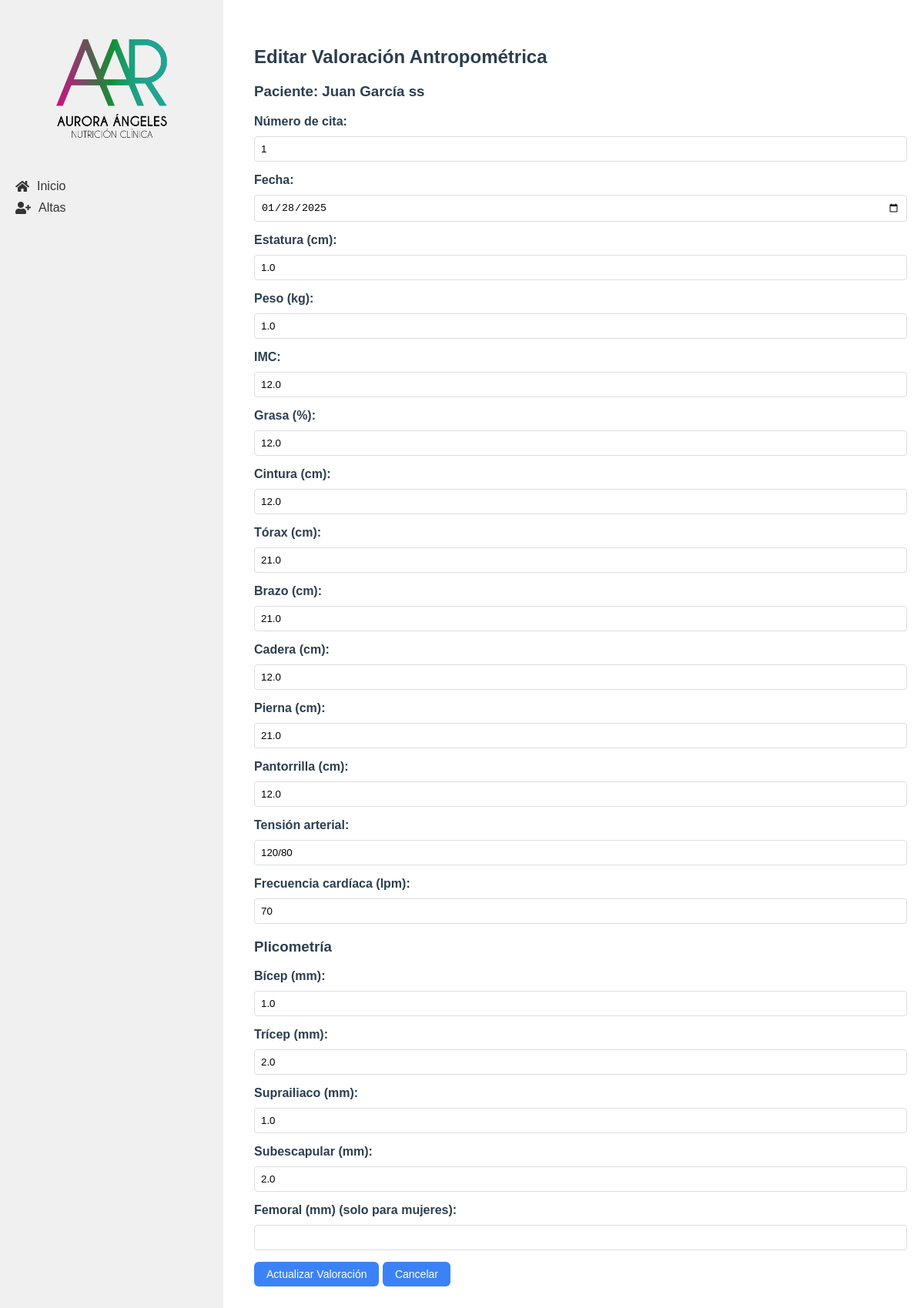
/valoraciones/3/editar, run on the app's committed database.
### tables this page shows
CREATE TABLE "pacientes" (
    id INTEGER PRIMARY KEY AUTOINCREMENT,
    nombre TEXT NOT NULL,
    apellido_paterno TEXT NOT NULL,
    apellido_materno TEXT NOT NULL,
    fecha_nacimiento TEXT NOT NULL,
    telefono TEXT,
    correo TEXT UNIQUE NOT NULL,
    ciudad TEXT NOT NULL, `status` TEXT,
    fecha_registro TIMESTAMP DEFAULT CURRENT_TIMESTAMP
);

CREATE TABLE "valoracion_antropometrica" (
    id INTEGER PRIMARY KEY AUTOINCREMENT,
    paciente_id INTEGER NOT NULL,
    numero_cita INTEGER NOT NULL,
    fecha DATE NOT NULL,
    estatura FLOAT NOT NULL,
    peso FLOAT NOT NULL,
    imc FLOAT NOT NULL,
    grasa FLOAT NOT NULL,
    cintura FLOAT NOT NULL,
    torax FLOAT NOT NULL,
    brazo FLOAT NOT NULL,
    cadera FLOAT NOT NULL,
    pierna FLOAT NOT NULL,
    pantorrilla FLOAT NOT NULL,
    tension_arterial TEXT NOT NULL,
    frecuencia_cardiaca INTEGER NOT NULL,
    bicep FLOAT NOT NULL,
    tricep FLOAT NOT NULL,
    suprailiaco FLOAT NOT NULL,
    subescapular FLOAT NOT NULL,
    femoral FLOAT,
    porcentaje_grasa FLOAT NOT NULL,
    ultima_dieta TEXT,
    FOREIGN KEY (paciente_id) REFERENCES pacientes (id)
);

### app/controllers/valoracion_antropometrica.py (the view, shortened to what this page needs)
@valoracion.route('/valoraciones/<int:valoracion_id>/editar', methods=['GET', 'POST'])
def editar_valoracion(valoracion_id):
    valoracion = ValoracionAntropometrica.obtener_por_id(valoracion_id)
    if not valoracion:
        flash('Valoración no encontrada', 'error')
        return redirect(url_for('valoracion.todas_valoraciones'))
    paciente = Paciente.obtener_por_id(valoracion['paciente_id'])
    return render_template('editar_valoracion.html', valoracion=valoracion, paciente=paciente)

### app/db.py (called while the page is built)
def get_db():
    if 'db' not in g:
        g.db = sqlite3.connect(
            'pacientes.db',
            detect_types=sqlite3.PARSE_DECLTYPES
        )
        g.db.row_factory = sqlite3.Row
    return g.db

def query_db(query, args=(), one=False):
    cur = get_db().execute(query, args)
    rv = cur.fetchall()
    cur.close()
    return (rv[0] if rv else None) if one else rv

### app/models/paciente.py (called while the page is built)
    @staticmethod
    def obtener_por_id(id):
        return query_db('SELECT * FROM pacientes WHERE id = ?', [id], one=True)

### app/models/valoracion_antropometrica.py (called while the page is built)
    @staticmethod
    def obtener_por_id(valoracion_id):
        return query_db('SELECT * FROM valoracion_antropometrica WHERE id = ?', [valoracion_id], one=True)

### app/templates/editar_valoracion.html (shortened to what this page needs)
{% extends "base.html" %}
{% block content %}
<div class="valoracion-container">
    <h2>Editar Valoración Antropométrica</h2>
    <h3>Paciente: {{ paciente['nombre'] }} {{ paciente['apellido_paterno'] }} {{ paciente['apellido_materno'] }}</h3>
    <form id="formValoracion" method="POST">
        <div class="form-group">
            <label for="numero_cita" class="form-label">Número de cita:</label>
            <input type="number" id="numero_cita" name="numero_cita" class="form-input" value="{{ valoracion['numero_cita'] }}" required>
        </div>
        <div class="form-group">
            <label for="fecha" class="form-label">Fecha:</label>
            <input type="date" id="fecha" name="fecha" class="form-input" value="{{ valoracion['fecha'] }}" required>
        </div>
        <div class="form-group">
            <label for="estatura" class="form-label">Estatura (cm):</label>
            <input type="number" id="estatura" name="estatura" step="0.1" class="form-input" value="{{ valoracion['estatura'] }}" required>
        </div>
        <div class="form-group">
            <label for="peso" class="form-label">Peso (kg):</label>
            <input type="number" id="peso" name="peso" step="0.1" class="form-input" value="{{ valoracion['peso'] }}" required>
        </div>
        <div class="form-group">
            <label for="imc" class="form-label">IMC:</label>
            <input type="number" id="imc" name="imc" step="0.01" class="form-input" value="{{ valoracion['imc'] }}" required>
        </div>
        <div class="form-group">
            <label for="grasa" class="form-label">Grasa (%):</label>
            <input type="number" id="grasa" name="grasa" step="0.1" class="form-input" value="{{ valoracion['grasa'] }}" required>
        </div>
        <div class="form-group">
            <label for="cintura" class="form-label">Cintura (cm):</label>
            <input type="number" id="cintura" name="cintura" step="0.1" class="form-input" value="{{ valoracion['cintura'] }}" required>
        </div>
        <div class="form-group">
            <label for="torax" class="form-label">Tórax (cm):</label>
            <input type="number" id="torax" name="torax" step="0.1" class="form-input" value="{{ valoracion['torax'] }}" required>
        </div>
        <div class="form-group">
            <label for="brazo" class="form-label">Brazo (cm):</label>
            <input type="number" id="brazo" name="brazo" step="0.1" class="form-input" value="{{ valoracion['brazo'] }}" required>
        </div>
        <div class="form-group">
            <label for="cadera" class="form-label">Cadera (cm):</label>
            <input type="number" id="cadera" name="cadera" step="0.1" class="form-input" value="{{ valoracion['cadera'] }}" required>
        </div>
        <div class="form-group">
            <label for="pierna" class="form-label">Pierna (cm):</label>
            <input type="number" id="pierna" name="pierna" step="0.1" class="form-input" value="{{ valoracion['pierna'] }}" required>
        </div>
        <div class="form-group">
            <label for="pantorrilla" class="form-label">Pantorrilla (cm):</label>
            <input type="number" id="pantorrilla" name="pantorrilla" step="0.1" class="form-input" value="{{ valoracion['pantorrilla'] }}" required>
        </div>
        <div class="form-group">
            <label for="tension_arterial" class="form-label">Tensión arterial:</label>
            <input type="text" id="tension_arterial" name="tension_arterial" class="form-input" required placeholder="Ej: 120/80" value="{{ valoracion['tension_arterial'] }}" required>
        </div>
        <div class="form-group">
            <label for="frecuencia_cardiaca" class="form-label">Frecuencia cardíaca (lpm):</label>
            <input type="number" id="frecuencia_cardiaca" name="frecuencia_cardiaca" class="form-input" value="{{ valoracion['frecuencia_cardiaca'] }}" required>
        </div>
        <h3>Plicometría</h3>
        <div class="form-group">
            <label for="bicep" class="form-label">Bícep (mm):</label>
            <input type="number" id="bicep" name="bicep" step="0.1" class="form-input" value="{{ valoracion['bicep'] }}" required>
        </div>
        <div class="form-group">
            <label for="tricep" class="form-label">Trícep (mm):</label>
            <input type="number" id="tricep" name="tricep" step="0.1" class="form-input" value="{{ valoracion['tricep'] }}" required>
        </div>
        <div class="form-group">
            <label for="suprailiaco" class="form-label">Suprailiaco (mm):</label>
            <input type="number" id="suprailiaco" name="suprailiaco" step="0.1" class="form-input" value="{{ valoracion['suprailiaco'] }}" required>
        </div>
        <div class="form-group">
            <label for="subescapular" class="form-label">Subescapular (mm):</label>
            <input type="number" id="subescapular" name="subescapular" step="0.1" class="form-input" value="{{ valoracion['subescapular'] }}" required>
        </div>
        <div class="form-group">
            <label for="femoral" class="form-label">Femoral (mm) (solo para mujeres):</label>
            <input type="number" id="femoral" name="femoral" step="0.1" class="form-input" value="{{ valoracion['femoral'] }}">
        </div>
        <button type="submit" class="action-button">Actualizar Valoración</button>
        <a href="{{ url_for('valoracion.detalle_valoracion', valoracion_id=valoracion['id']) }}" class="action-button">Cancelar</a>
    </form>
</div>
{% endblock %}

### app/static/css/style.css (style rules this page uses)
body { font-family: Arial, sans-serif; margin: 0; padding: 0; color: #2c3e50; }
.form-group { margin-bottom: 15px; }
.form-label { display: block; margin-bottom: 5px; }
.form-input { width: 100%; padding: 8px; border: 1px solid #ddd; border-radius: 4px; }
.action-button { display: inline-flex; align-items: center; padding: 0.5rem 1rem; font-size: 0.875rem; font-weight: 500; border-radius: 0.375rem; background-color: #3b82f6; color: white; text-decoration: none; transition: background-color 0.2s; }
.valoracion-container { max-width: 1200px; margin: 0 auto; padding: 20px; }
.action-button { display: inline-flex; align-items: center; gap: 0.5rem; padding: 0.5rem 1rem; background-color: #3b82f6; color: white; border-radius: 0.375rem; text-decoration: none; font-size: 0.875rem; font-weight: 500; transition: background-color 0.2s; }

### app/static/css/form.css (style rules this page uses)
form label { display: block; margin-top: 10px; font-weight: bold; }
form input { width: 100%; padding: 10px; margin-top: 5px; border: 1px solid #90caf9; border-radius: 5px; }
button { padding: 10px; background-color: #1565c0; color: black; border: none; border-radius: 5px; cursor: pointer; }

### data on the page
pacientes: nombre "Juan", apellido_paterno "García", apellido_materno "ss"
valoracion_antropometrica: numero_cita "1", fecha "01/28/2025", estatura "1.0", peso "1.0", imc "12.0", grasa "12.0", cintura "12.0", torax "21.0", brazo "21.0", cadera "12.0", pierna "21.0", pantorrilla "12.0", tension_arterial "120/80", frecuencia_cardiaca "70", bicep "1.0", tricep "2.0", suprailiaco "1.0", subescapular "2.0"
